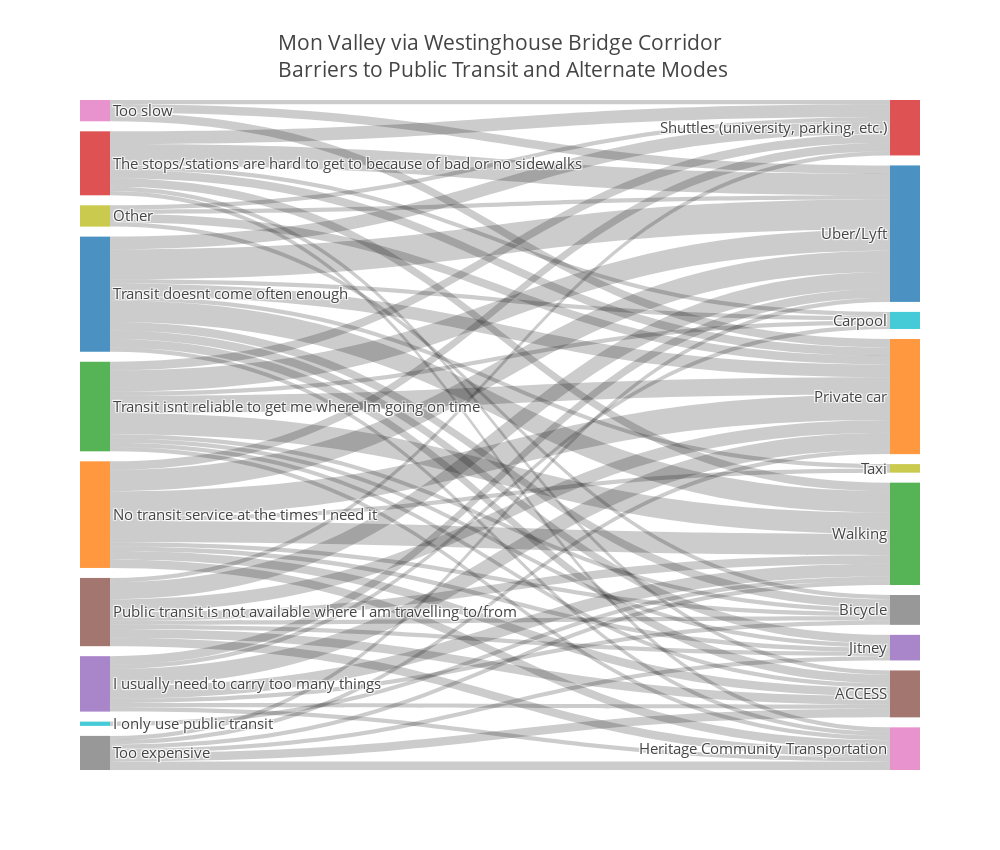

The notebook cell saved with this chart:
### Markdown cell above
### We will begin by evaluating the Mon Valley via Westinghouse Bridge corridor

### Code cell
westinghouse = data[data['6 - Corridor preference'] == "['Mon Valley via Westinghouse Bridge']"]
wh_sankey_format = hp.sankeyFormat(westinghouse, col_indeces = [13,12])
wh_sankey = hp.drawSankey(wh_sankey_format, 
                          title= "Mon Valley via Westinghouse Bridge Corridor\
<br> Barriers to Public Transit and Alternate Modes")
iplot(wh_sankey, validate = False)

### Figure 1 — Plotly figure (JSON) as saved in the notebook; plotly's stock layout.template omitted (floating-point values rounded to 4 significant figures)
{"data": [{"link": {"source": [0, 0, 0, 0, 0, 0, 0, 0, 0, 0, 1, 1, 1, 1, 1, 1, 1, 1, 1, 2, 2, 2, 2, 2, 2, 2, 2, 2, 3, 3, 3, 3, 3, 3, 3, 4, 4, 4, 4, 4, 4, 4, 5, 5, 5, 5, 5, 5, 5, 5, 6, 6, 6, 7, 7, 7, 7, 7, 7, 8, 8, 8, 8, 9], "target": [10, 11, 12, 13, 14, 15, 16, 17, 18, 19, 10, 11, 12, 13, 14, 15, 16, 17, 18, 10, 11, 12, 13, 14, 15, 16, 17, 19, 10, 11, 12, 13, 15, 16, 19, 10, 11, 12, 15, 16, 17, 19, 10, 11, 12, 13, 14, 15, 16, 17, 10, 11, 13, 10, 11, 12, 14, 15, 16, 10, 11, 13, 17, 12], "value": [7, 3, 5, 3, 2, 2, 1, 2, 1, 1, 5, 6, 5, 2, 1, 2, 2, 1, 1, 5, 4, 5, 2, 1, 1, 1, 1, 1, 5, 2, 2, 3, 1, 1, 1, 2, 4, 3, 1, 1, 1, 1, 4, 3, 2, 1, 1, 2, 2, 1, 2, 2, 1, 1, 1, 1, 1, 2, 2, 1, 2, 1, 1, 1]}, "node": {"label": ["Transit doesnt come often enough", "No transit service at the times I need it", "Transit isnt reliable to get me where Im going on time", "The stops/stations are hard to get to because of bad or no sidewalks", "I usually need to carry too many things", "Public transit is not available where I am travelling to/from", "Too slow", "Too expensive", "Other", "I only use public transit", "Uber/Lyft", "Private car", "Walking", "Shuttles (university, parking, etc.)", "Jitney", "ACCESS", "Heritage Community Transportation", "Bicycle", "Taxi", "Carpool"], "line": {"color": "black", "width": 0}, "pad": 10, "thickness": 30}, "orientation": "h", "type": "sankey", "valueformat": ".0f"}], "layout": {"font": {"size": 15}, "height": 850, "title": "Mon Valley via Westinghouse Bridge Corridor<br> Barriers to Public Transit and Alternate Modes", "width": 1000}}
